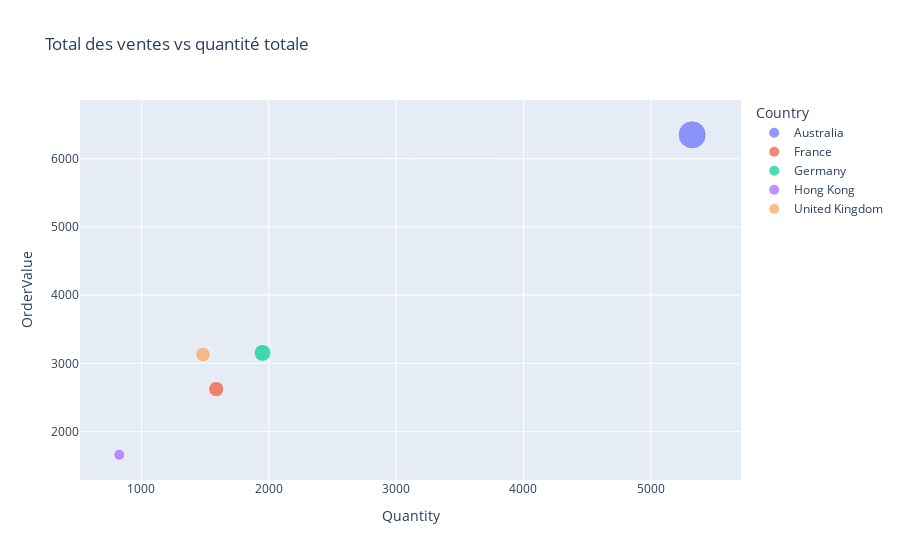

Notebook cell for this chart:
### Code cell
# Graphique sous la forme d'un nuage de points
scatter_fig = px.scatter(
    ecom_sales2, x='Quantity', y='OrderValue', color='Country',
    size='Quantity', title='Total des ventes vs quantité totale')
scatter_fig

### Figure 1 — Plotly figure (JSON) as saved in the notebook; plotly's stock layout.template omitted (floating-point values rounded to 4 significant figures)
{"data": [{"hovertemplate": "Country=Australia<br>Quantity=%{marker.size}<br>OrderValue=%{y}<extra></extra>", "legendgroup": "Australia", "marker": {"color": "#636efa", "size": [5325], "sizemode": "area", "sizeref": 13.31, "symbol": "circle"}, "mode": "markers", "name": "Australia", "orientation": "v", "showlegend": true, "type": "scatter", "x": [5325], "xaxis": "x", "y": [6350.0], "yaxis": "y"}, {"hovertemplate": "Country=France<br>Quantity=%{marker.size}<br>OrderValue=%{y}<extra></extra>", "legendgroup": "France", "marker": {"color": "#EF553B", "size": [1587], "sizemode": "area", "sizeref": 13.31, "symbol": "circle"}, "mode": "markers", "name": "France", "orientation": "v", "showlegend": true, "type": "scatter", "x": [1587], "xaxis": "x", "y": [2624.0], "yaxis": "y"}, {"hovertemplate": "Country=Germany<br>Quantity=%{marker.size}<br>OrderValue=%{y}<extra></extra>", "legendgroup": "Germany", "marker": {"color": "#00cc96", "size": [1951], "sizemode": "area", "sizeref": 13.31, "symbol": "circle"}, "mode": "markers", "name": "Germany", "orientation": "v", "showlegend": true, "type": "scatter", "x": [1951], "xaxis": "x", "y": [3154.0], "yaxis": "y"}, {"hovertemplate": "Country=Hong Kong<br>Quantity=%{marker.size}<br>OrderValue=%{y}<extra></extra>", "legendgroup": "Hong Kong", "marker": {"color": "#ab63fa", "size": [826], "sizemode": "area", "sizeref": 13.31, "symbol": "circle"}, "mode": "markers", "name": "Hong Kong", "orientation": "v", "showlegend": true, "type": "scatter", "x": [826], "xaxis": "x", "y": [1660.0], "yaxis": "y"}, {"hovertemplate": "Country=United Kingdom<br>Quantity=%{marker.size}<br>OrderValue=%{y}<extra></extra>", "legendgroup": "United Kingdom", "marker": {"color": "#FFA15A", "size": [1483], "sizemode": "area", "sizeref": 13.31, "symbol": "circle"}, "mode": "markers", "name": "United Kingdom", "orientation": "v", "showlegend": true, "type": "scatter", "x": [1483], "xaxis": "x", "y": [3131.0], "yaxis": "y"}], "layout": {"legend": {"itemsizing": "constant", "title": {"text": "Country"}, "tracegroupgap": 0}, "title": {"text": "Total des ventes vs quantité totale"}, "xaxis": {"anchor": "y", "domain": [0, 1], "title": {"text": "Quantity"}}, "yaxis": {"anchor": "x", "domain": [0, 1], "title": {"text": "OrderValue"}}}}
